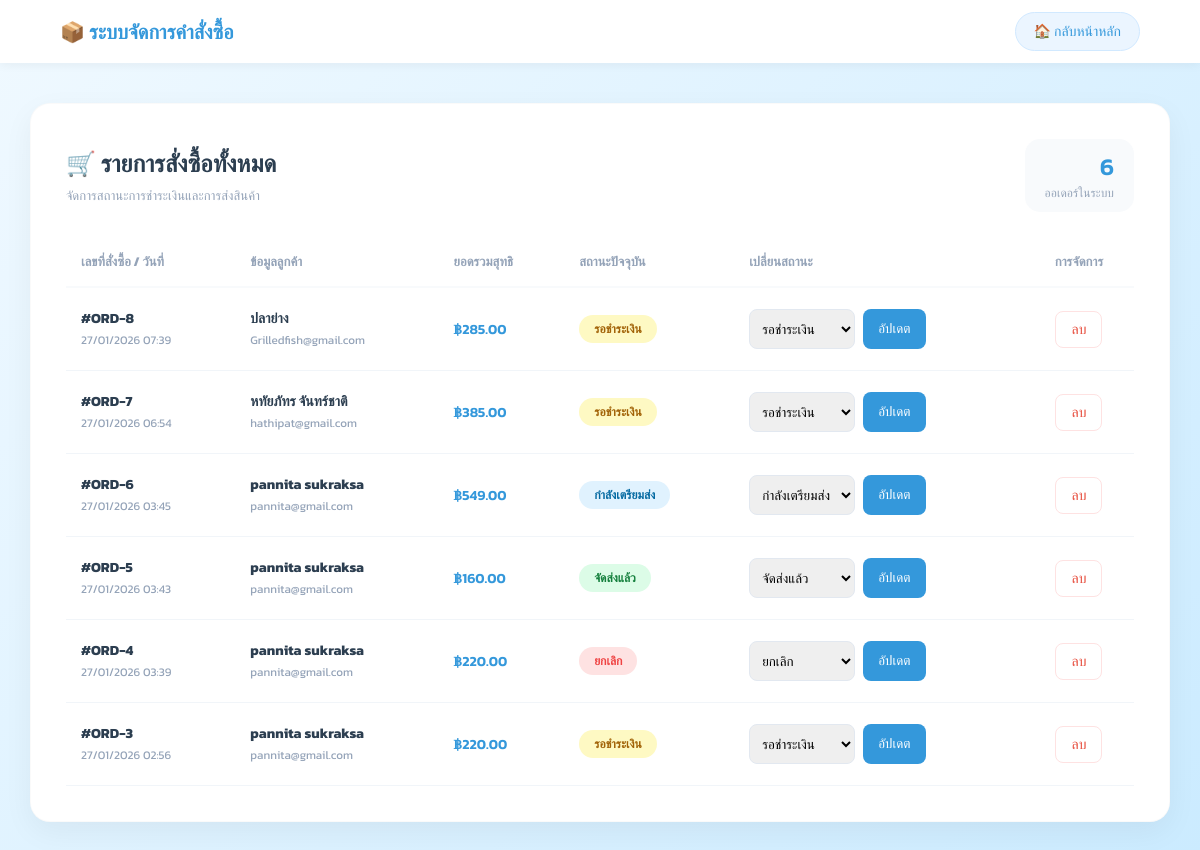
The app's page /Admin/manage_orders.php (signed in) with its own data.
### tables this page shows
CREATE TABLE `orders` (
  `order_id` int(11) NOT NULL,
  `user_id` int(11) DEFAULT NULL,
  `customer_name` varchar(255) NOT NULL,
  `customer_phone` varchar(20) NOT NULL,
  `customer_address` text NOT NULL,
  `payment_method` varchar(50) NOT NULL,
  `bank_name` varchar(100) DEFAULT '-',
  `total_price` decimal(10,2) NOT NULL,
  `status` varchar(50) DEFAULT 'pending',
  `order_status` enum('รอชำระเงิน','กำลังเตรียมสินค้า','กำลังจัดส่ง','สำเร็จ','ยกเลิก') DEFAULT 'รอชำระเงิน',
  `created_at` timestamp NOT NULL DEFAULT current_timestamp(),
  `shipping_status` varchar(50) DEFAULT 'เตรียมจัดส่ง',
  `tracking_number` varchar(100) DEFAULT NULL
);

CREATE TABLE `users` (
  `user_id` int(11) NOT NULL,
  `username` varchar(100) NOT NULL,
  `email` varchar(255) DEFAULT NULL,
  `password` varchar(255) NOT NULL,
  `full_name` varchar(255) NOT NULL,
  `role` enum('admin','staff','user') NOT NULL DEFAULT 'staff'
);

### Admin/manage_orders.php (the view, shortened to what this page needs)
<?php
include __DIR__ . "/../includes/config.php";
$query = "SELECT o.*, u.username, u.email
          FROM orders o
          JOIN users u ON o.user_id = u.user_id
          ORDER BY o.created_at DESC";
$orders = $conn->query($query)->fetchAll(PDO::FETCH_ASSOC);
?>
<!DOCTYPE html>
<html lang="th">
<head>
</head>
<body>
<div class="top-nav">
    <a href="admin_index.php" style="text-decoration:none;"><h1>📦 ระบบจัดการคำสั่งซื้อ</h1></a>
    <a href="admin_index.php" class="back-home">🏠 กลับหน้าหลัก</a>
</div>
<div class="container">
    <div class="admin-card">
        <div style="display: flex; justify-content: space-between; align-items: center; margin-bottom: 20px;">
            <div>
                <h2 style="margin:0; color: var(--dark-blue);">🛒 รายการสั่งซื้อทั้งหมด</h2>
                <p style="margin:5px 0 0; font-size: 13px; color: #94a3b8;">จัดการสถานะการชำระเงินและการส่งสินค้า</p>
            </div>
            <div style="text-align: right; background: #f8fafc; padding: 10px 20px; border-radius: 15px;">
                <span style="font-size: 24px; font-weight: 600; color: var(--primary-blue);"><?= count($orders) ?></span>
                <span style="font-size: 12px; color: #94a3b8; display: block;">ออเดอร์ในระบบ</span>
            </div>
        </div>
        <div class="table-responsive">
            <table>
                <thead>
                    <tr>
                        <th>เลขที่สั่งซื้อ / วันที่</th>
                        <th>ข้อมูลลูกค้า</th>
                        <th>ยอดรวมสุทธิ</th>
                        <th>สถานะปัจจุบัน</th>
                        <th>เปลี่ยนสถานะ</th>
                        <th style="text-align:center;">การจัดการ</th>
                    </tr>
                </thead>
                <tbody>
                    <?php if(!empty($orders)): ?>
                        <?php foreach ($orders as $o): ?>
                        <tr>
                            <td>
                                <b>#ORD-<?= $o['order_id'] ?></b><br>
                                <small style="color:#94a3b8;"><?= date('d/m/Y H:i', strtotime($o['created_at'])) ?></small>
                            </td>
                            <td>
                                <b><?= htmlspecialchars($o['username']) ?></b><br>
                                <small style="color:#94a3b8;"><?= htmlspecialchars($o['email']) ?></small>
                            </td>
                            <td>
                                <span style="font-weight:600; color: var(--primary-blue);">฿<?= number_format($o['total_price'], 2) ?></span>
                            </td>
                            <td>
                                <?php
                                    $current_st = $o['status'] ?? 'pending';
                                    $status_labels = [
                                        'pending' => 'รอชำระเงิน',
                                        'processing' => 'กำลังเตรียมส่ง',
                                        'shipped' => 'จัดส่งแล้ว',
                                        'cancelled' => 'ยกเลิก'
                                    ];
                                ?>
                                <span class="status-badge status-<?= strtolower($current_st) ?>">
                                    <?= $status_labels[$current_st] ?? $current_st ?>
                                </span>
                            </td>
                            <td>
                                <form method="POST" style="display:flex; gap:8px;">
                                    <select name="new_status">
                                        <?php foreach($status_labels as $val => $label): ?>
                                            <option value="<?= $val ?>" <?= $current_st == $val ? 'selected' : '' ?>><?= $label ?></option>
                                        <?php endforeach; ?>
                                    </select>
                                    <button type="submit" name="update_status" class="btn-save">อัปเดต</button>
                                </form>
                            </td>
                            <td style="text-align:center;">
                                <a href="manage_orders.php?delete_order=<?= $o['order_id'] ?>"
                                   class="btn-del"
                                   onclick="return confirm('ยืนยันการลบ? ข้อมูลออเดอร์และรายการสินค้าจะถูกลบถาวร')">ลบ</a>
                            </td>
                        </tr>
                        <?php endforeach; ?>
                    <?php endif; ?>
                </tbody>
            </table>
        </div>
    </div>
</div>
</body>
</html>

### Admin/manage_orders.php (style rules this page uses)
:root { --bg-start: #f0f9ff; --bg-end: #cbebff; --primary-blue: #3498db; --dark-blue: #2c3e50; --success: #2ecc71; --danger: #e74c3c; --warning: #f39c12; }
body { font-family: 'Kanit', sans-serif; background: linear-gradient(135deg, var(--bg-start) 0%, var(--bg-end) 100%); margin: 0; min-height: 100vh; color: var(--dark-blue); }
.top-nav { background: white; padding: 12px 5%; display: flex; justify-content: space-between; align-items: center; box-shadow: 0 2px 10px rgba(0,0,0,0.05); }
.top-nav h1 { margin: 0; font-size: 20px; color: var(--primary-blue); display: flex; align-items: center; gap: 8px; }
.back-home { text-decoration: none; background: #ebf5ff; color: var(--primary-blue); padding: 8px 18px; border-radius: 50px; font-size: 14px; font-weight: 500; transition: 0.3s; border: 1px solid #d1e9ff; display: flex; align-items: center; gap: 5px; }
.container { width: 95%; max-width: 1200px; margin: 40px auto; }
.admin-card { background: white; padding: 35px; border-radius: 20px; box-shadow: 0 10px 30px rgba(0,0,0,0.05); border: 1px solid rgba(0,0,0,0.02); }
.status-badge { padding: 5px 15px; border-radius: 50px; font-size: 12px; font-weight: 600; display: inline-block; }
.status-pending { background: #fef9c3; color: #a16207; }
.status-processing { background: #e0f2fe; color: #0369a1; }
.status-shipped { background: #dcfce7; color: #15803d; }
.status-cancelled { background: #fee2e2; color: #ef4444; }
.table-responsive { overflow-x: auto; margin-top: 25px; }
table { width: 100%; border-collapse: collapse; min-width: 900px; }
th { padding: 15px; text-align: left; border-bottom: 2px solid #f8fafc; color: #94a3b8; font-size: 13px; text-transform: uppercase; }
td { padding: 20px 15px; border-bottom: 1px solid #f1f5f9; font-size: 14px; }
select { padding: 8px; border-radius: 8px; border: 1px solid #e2e8f0; font-family: 'Kanit'; outline: none; }
.btn-save { background: var(--primary-blue); color: white; border: none; padding: 8px 15px; border-radius: 8px; cursor: pointer; font-weight: 500; }
.btn-del { color: var(--danger); text-decoration: none; padding: 7px 15px; border-radius: 8px; border: 1px solid #fee2e2; transition: 0.2s; }

### records on screen
orders: order_id "8", created_at "27/01/2026 07:39", user.username "ปลาย่าง", user.email "Grilledfish@gmail.com", total_price "285.00", status "รอชำระเงิน", new_status "รอชำระเงิน"
orders: order_id "7", created_at "27/01/2026 06:54", user.username "หทัยภัทร จันทร์ชาติ", user.email "hathipat@gmail.com", total_price "385.00", status "รอชำระเงิน", new_status "รอชำระเงิน"
orders: order_id "6", created_at "27/01/2026 03:45", user.username "pannita sukraksa", user.email "pannita@gmail.com", total_price "549.00", status "กำลังเตรียมส่ง", new_status "กำลังเตรียมส่ง"
orders: order_id "5", created_at "27/01/2026 03:43", user.username "pannita sukraksa", user.email "pannita@gmail.com", total_price "160.00", status "จัดส่งแล้ว", new_status "จัดส่งแล้ว"
orders: order_id "4", created_at "27/01/2026 03:39", user.username "pannita sukraksa", user.email "pannita@gmail.com", total_price "220.00", status "ยกเลิก", new_status "ยกเลิก"
orders: order_id "3", created_at "27/01/2026 02:56", user.username "pannita sukraksa", user.email "pannita@gmail.com", total_price "220.00", status "รอชำระเงิน", new_status "รอชำระเงิน"

### other values on screen
count($orders) "6"
